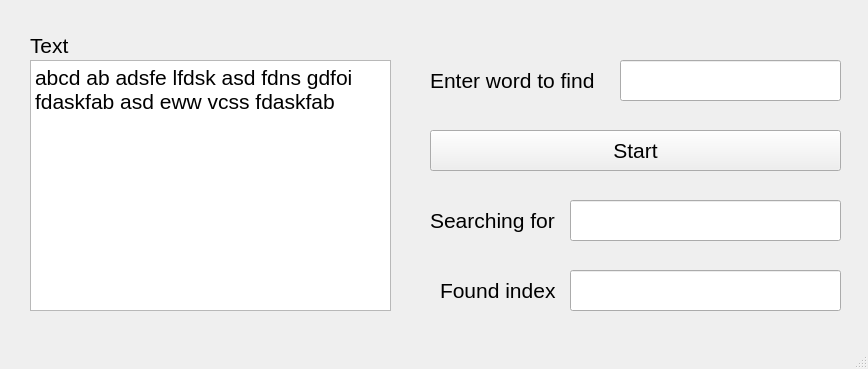
<?xml version="1.0" encoding="UTF-8"?>
<ui version="4.0">
 <class>MainWindow</class>
 <widget class="QMainWindow" name="MainWindow">
  <property name="geometry">
   <rect>
    <x>0</x>
    <y>0</y>
    <width>868</width>
    <height>369</height>
   </rect>
  </property>
  <property name="windowTitle">
   <string>MainWindow</string>
  </property>
  <widget class="QWidget" name="centralwidget">
   <widget class="QPushButton" name="pushButton">
    <property name="geometry">
     <rect>
      <x>430</x>
      <y>130</y>
      <width>411</width>
      <height>41</height>
     </rect>
    </property>
    <property name="font">
     <font>
      <pointsize>16</pointsize>
     </font>
    </property>
    <property name="text">
     <string>Start</string>
    </property>
   </widget>
   <widget class="QLineEdit" name="lineEdit_found">
    <property name="geometry">
     <rect>
      <x>570</x>
      <y>270</y>
      <width>271</width>
      <height>41</height>
     </rect>
    </property>
    <property name="font">
     <font>
      <pointsize>16</pointsize>
     </font>
    </property>
   </widget>
   <widget class="QLabel" name="label_7">
    <property name="geometry">
     <rect>
      <x>440</x>
      <y>270</y>
      <width>131</width>
      <height>41</height>
     </rect>
    </property>
    <property name="font">
     <font>
      <pointsize>16</pointsize>
     </font>
    </property>
    <property name="text">
     <string>Found index</string>
    </property>
   </widget>
   <widget class="QPlainTextEdit" name="plainTextEdit">
    <property name="geometry">
     <rect>
      <x>30</x>
      <y>60</y>
      <width>361</width>
      <height>251</height>
     </rect>
    </property>
    <property name="font">
     <font>
      <pointsize>16</pointsize>
     </font>
    </property>
    <property name="plainText">
     <string>abcd ab adsfe lfdsk asd fdns gdfoi fdaskfab asd eww vcss fdaskfab</string>
    </property>
   </widget>
   <widget class="QLabel" name="label">
    <property name="geometry">
     <rect>
      <x>30</x>
      <y>30</y>
      <width>71</width>
      <height>31</height>
     </rect>
    </property>
    <property name="font">
     <font>
      <pointsize>16</pointsize>
     </font>
    </property>
    <property name="text">
     <string>Text</string>
    </property>
   </widget>
   <widget class="QLineEdit" name="lineEdit_toFind">
    <property name="geometry">
     <rect>
      <x>620</x>
      <y>60</y>
      <width>221</width>
      <height>41</height>
     </rect>
    </property>
    <property name="font">
     <font>
      <pointsize>16</pointsize>
     </font>
    </property>
   </widget>
   <widget class="QLabel" name="label_9">
    <property name="geometry">
     <rect>
      <x>430</x>
      <y>60</y>
      <width>181</width>
      <height>41</height>
     </rect>
    </property>
    <property name="font">
     <font>
      <pointsize>16</pointsize>
     </font>
    </property>
    <property name="text">
     <string>Enter word to find</string>
    </property>
   </widget>
   <widget class="QLineEdit" name="lineEdit_searchingFor">
    <property name="geometry">
     <rect>
      <x>570</x>
      <y>200</y>
      <width>271</width>
      <height>41</height>
     </rect>
    </property>
    <property name="font">
     <font>
      <pointsize>16</pointsize>
     </font>
    </property>
   </widget>
   <widget class="QLabel" name="label_10">
    <property name="geometry">
     <rect>
      <x>430</x>
      <y>200</y>
      <width>131</width>
      <height>41</height>
     </rect>
    </property>
    <property name="font">
     <font>
      <pointsize>16</pointsize>
     </font>
    </property>
    <property name="text">
     <string>Searching for</string>
    </property>
   </widget>
  </widget>
  <widget class="QMenuBar" name="menubar">
   <property name="geometry">
    <rect>
     <x>0</x>
     <y>0</y>
     <width>868</width>
     <height>22</height>
    </rect>
   </property>
  </widget>
  <widget class="QStatusBar" name="statusbar"/>
 </widget>
 <resources/>
 <connections/>
</ui>
